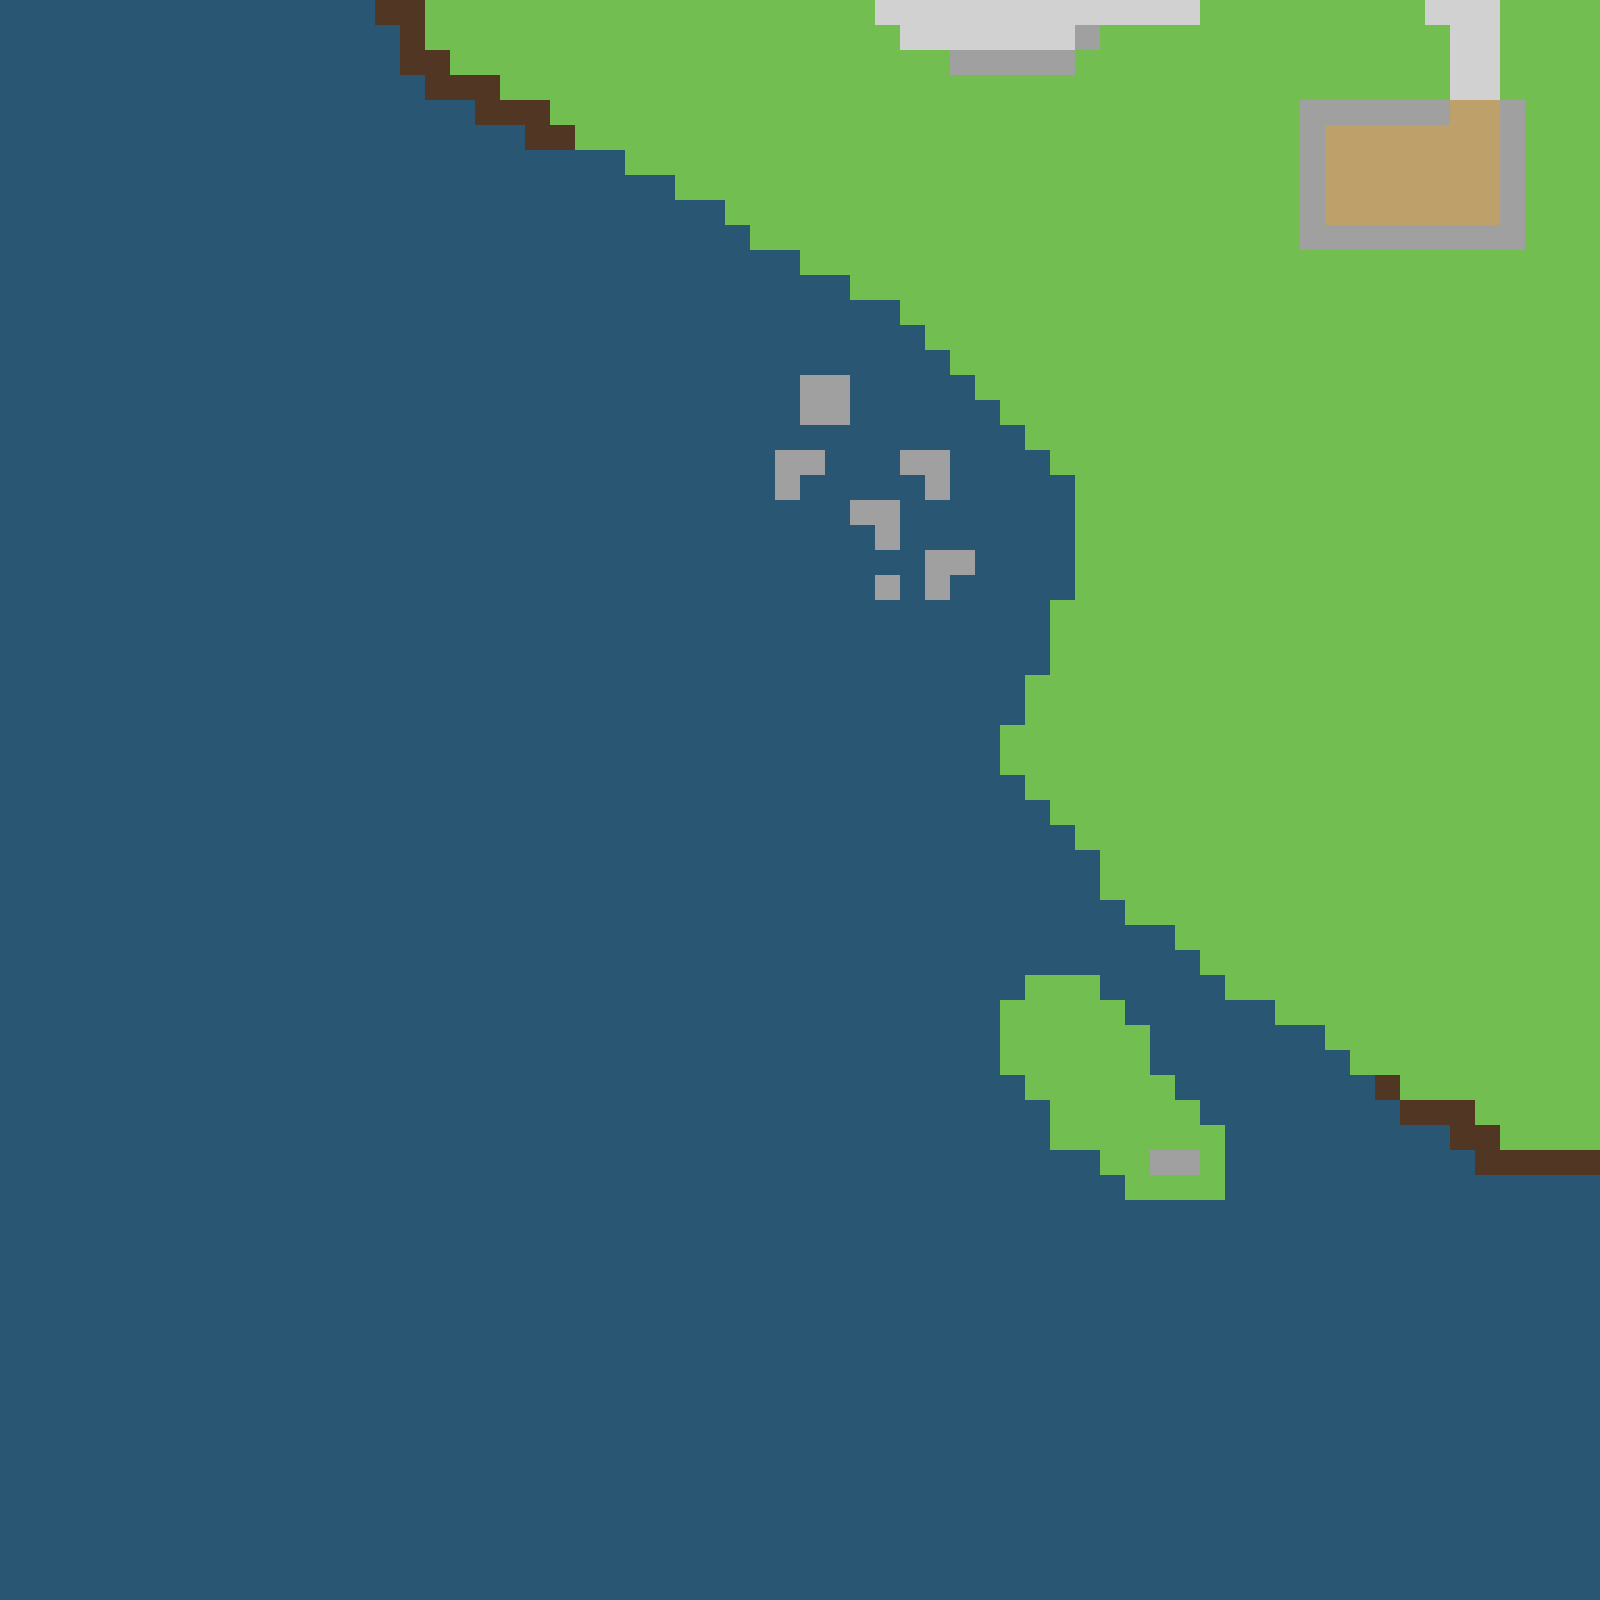

Rendered tile map (Tiled .tmx) drawn with the repository's tilesets; below, a short description and the map source with its tile grids summarised:
An orthogonal 64x64 tile map with 25x25 px tiles, 1 tile layer (Tile Layer 1).

<map version="1.0" orientation="orthogonal" width="64" height="64" tilewidth="25" tileheight="25">
 <tileset firstgid="1" name="tileset" tilewidth="25" tileheight="25">
  <image source="tileset.png" width="400" height="25" />
 </tileset>
 <layer name="Tile Layer 1" width="64" height="64">
  <data>[4096 cells, 4096 non-empty, 6 distinct tile ids]</data>
 </layer>
</map>
